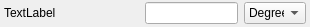
<?xml version="1.0" encoding="UTF-8"?>
<ui version="4.0">
 <class>AngleParameterWidget</class>
 <widget class="QWidget" name="AngleParameterWidget">
  <property name="geometry">
   <rect>
    <x>0</x>
    <y>0</y>
    <width>310</width>
    <height>27</height>
   </rect>
  </property>
  <property name="windowTitle">
   <string>Form</string>
  </property>
  <layout class="QGridLayout" name="gridLayout">
   <property name="leftMargin">
    <number>4</number>
   </property>
   <property name="topMargin">
    <number>0</number>
   </property>
   <property name="rightMargin">
    <number>4</number>
   </property>
   <property name="bottomMargin">
    <number>0</number>
   </property>
   <item row="0" column="0">
    <widget class="QLabel" name="label">
     <property name="sizePolicy">
      <sizepolicy hsizetype="Fixed" vsizetype="Preferred">
       <horstretch>0</horstretch>
       <verstretch>0</verstretch>
      </sizepolicy>
     </property>
     <property name="minimumSize">
      <size>
       <width>135</width>
       <height>0</height>
      </size>
     </property>
     <property name="text">
      <string>TextLabel</string>
     </property>
    </widget>
   </item>
   <item row="0" column="1">
    <widget class="QLineEdit" name="angleEdit"/>
   </item>
   <item row="0" column="2">
    <widget class="QComboBox" name="angleType">
     <property name="minimumSize">
      <size>
       <width>50</width>
       <height>0</height>
      </size>
     </property>
     <item>
      <property name="text">
       <string>Degrees</string>
      </property>
     </item>
     <item>
      <property name="text">
       <string>Turns</string>
      </property>
     </item>
     <item>
      <property name="text">
       <string>Radians</string>
      </property>
     </item>
    </widget>
   </item>
  </layout>
 </widget>
 <resources/>
 <connections/>
</ui>
